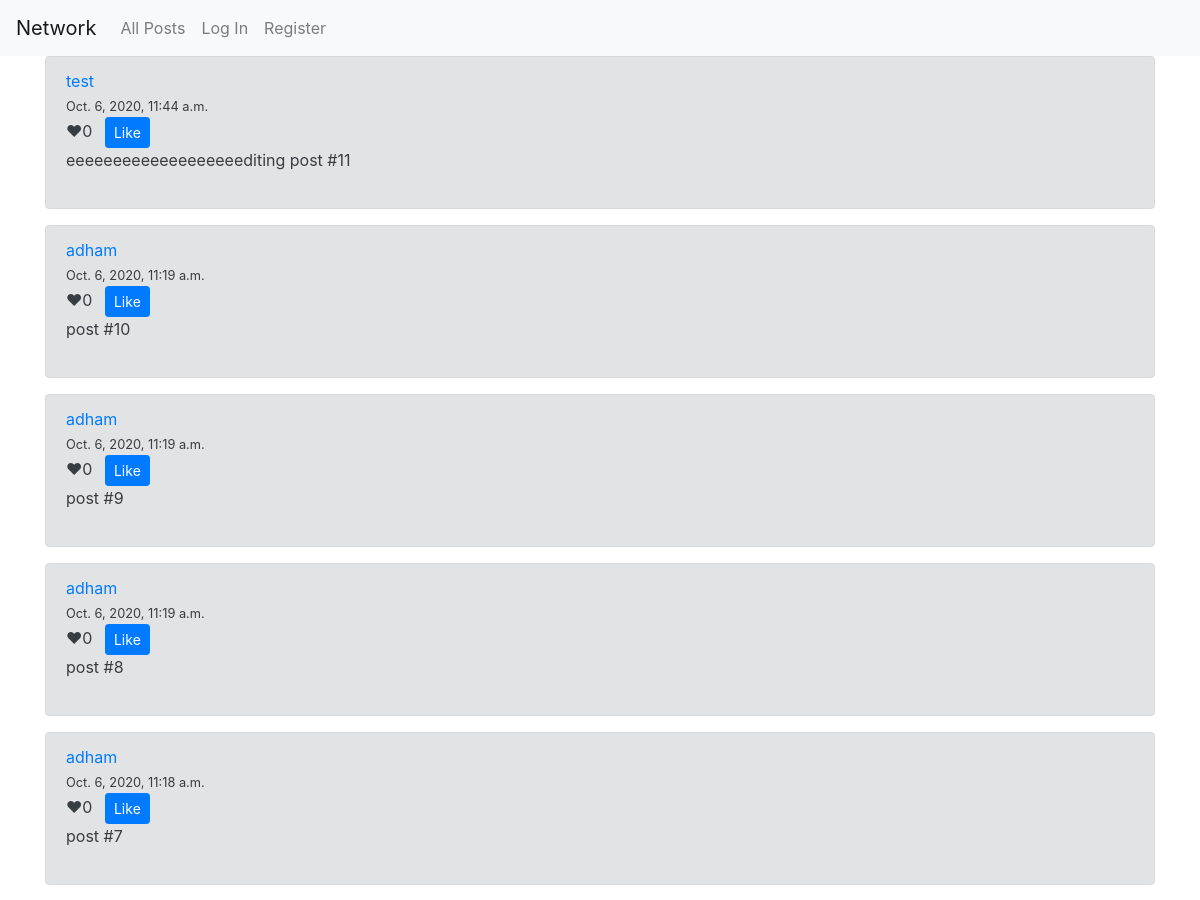
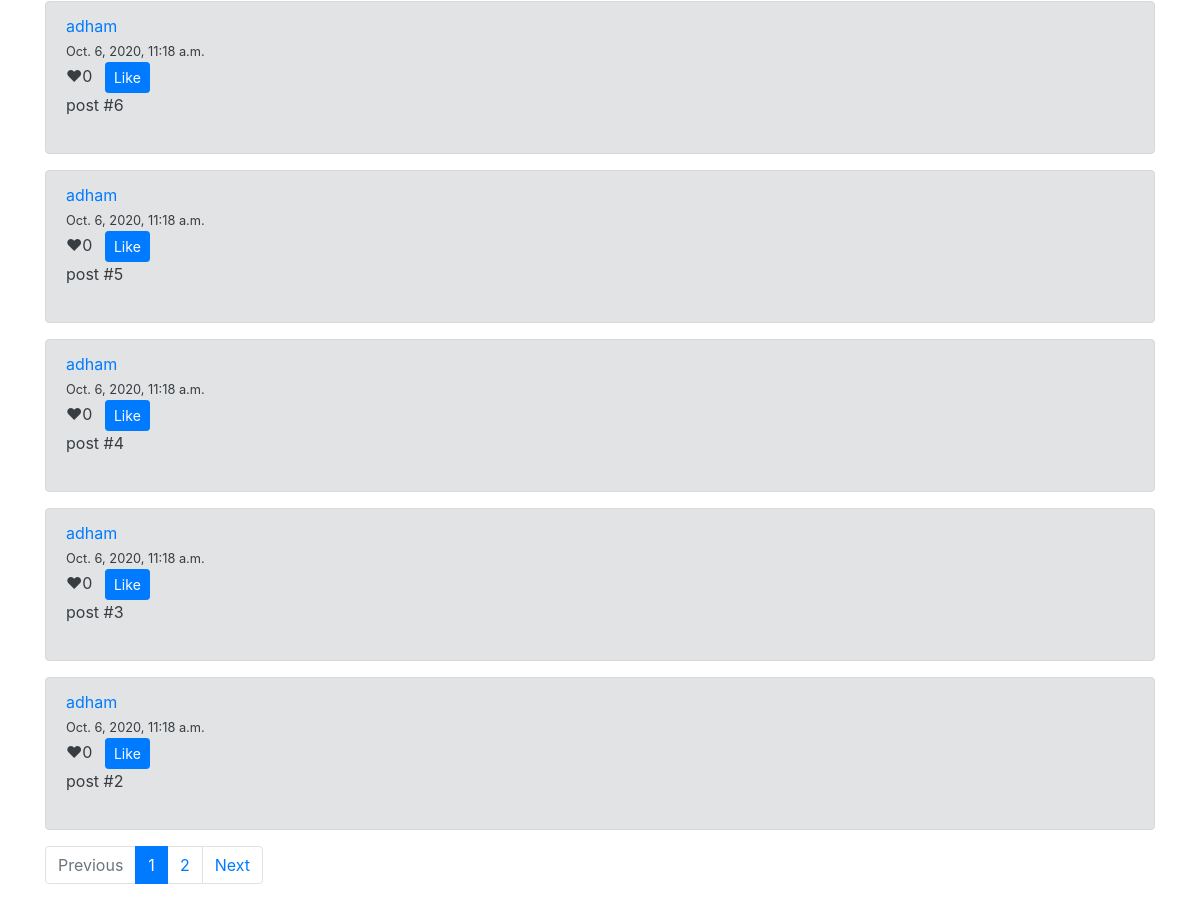
The page / on the database its author committed (2 pictures, top to bottom).
### network/models.py (models this page shows, shortened)
class Post(models.Model):
    text = models.TextField()
    date = models.DateTimeField(default=datetime.now)
    user = models.ForeignKey(User, related_name="posts", on_delete=models.CASCADE)
    likes = models.ManyToManyField(User, blank=True, related_name="likes")

class User(AbstractUser):
    def __str__(self):
        return f"{self.username}"

### network/views.py (the view)
# urls.py: path("", views.index, name="index"),
def index(request):
    return all_posts(request)

### network/utils.py (called while the page is built)
def paginate(posts, page_number=1):
    paginator = Paginator(posts, 10)
    page_obj = paginator.get_page(page_number)
    return {"paginator": paginator, "page_obj": page_obj, "posts": page_obj.object_list}

### network/views.py (called while the page is built)
def all_posts(request):
    posts = Post.objects.order_by("-date")
    num = request.GET.get("page", 1)
    posts_paginator = paginate(posts, num)
    return render(request, "network/all_posts.html",
                    {"paginator": posts_paginator["paginator"], "page_obj": posts_paginator["page_obj"], "posts": posts_paginator["posts"]})

### network/templates/network/all_posts.html (shortened to what this page needs)
{% extends "network/layout.html" %}
{% block body %}
        {% for post in posts %}
        <div class="alert alert-secondary" role="alert" id="post-{{ post.id }}">
            <a href={% url 'profile' post.user.username %}>{{ post.user }}</a>
            <br>
            <small>{{ post.date }}</small>
            <br>
            &#10084;<span id="post-{{ post.id }}-likes">{{ post.likes.all.count }}</span>
            {% if user in post.likes.all %}
                <button type="submit" class="btn btn-primary btn-sm ml-2 like_unlike_button">Unlike</button>
            {% else %}
                <button type="submit" class="btn btn-primary btn-sm ml-2 like_unlike_button">Like</button>
            {% endif %}
            <div class="post-{{post.id}}-text">
                {{ post.text }}
            </div>
            <br>
        </div>
    {% endfor %}
{% if page_obj %}
    <nav aria-label="Page navigation example">
  <ul class="pagination">
    {% if page_obj.has_previous %}
        <li class="page-item"><a class="page-link" href="?page={{ page_obj.previous_page_number }}">Previous</a></li>
    {% else %}
        <li class="page-item disabled">
            <span class="page-link">Previous</span>
        </li>
    {% endif %}
    {% for num in paginator.page_range %}
        {% if num == page_obj.number %}
            <li class="page-item active"><a class="page-link" href="?page={{ num }}">{{ num }}</a></li>
        {% else %}
            <li class="page-item"><a class="page-link" href="?page={{ num }}">{{ num }}</a></li>
        {% endif %}
    {% endfor %}
    {% if page_obj.has_next %}
        <li class="page-item"><a class="page-link" href="?page={{ page_obj.paginator.num_pages }}">Next</a></li>
    {% else %}
        <li class="page-item disabled">
            <span class="page-link">Next</span>
        </li>
    {% endif %}
  </ul>
    </nav>
{% else %}
    <h1>No posts.</h1>
{% endif %}
{% endblock %}

### network/templates/network/layout.html (shortened to what this page needs)
{% load static %}
<!DOCTYPE html>
<html lang="en">
    <head>
        <link rel="stylesheet" href="https://stackpath.bootstrapcdn.com/bootstrap/4.4.1/css/bootstrap.min.css">
        <link href="{% static 'network/styles.css' %}" rel="stylesheet">
    </head>
    <body>
        <nav class="navbar navbar-expand-lg navbar-light bg-light">
            <a class="navbar-brand" href="{% url 'index' %}">Network</a>
            <div>
              <ul class="navbar-nav mr-auto">
                <li class="nav-item">
                  <a class="nav-link" href="{% url 'all_posts' %}">All Posts</a>
                </li>
                {% if user.is_authenticated %}
                    <li class="nav-item">
                        <a class="nav-link" href="{% url 'following' %}">Following</a>
                    </li>
                    <li class="nav-item">
                        <a class="nav-link" href="{% url 'logout' %}">Log Out</a>
                    </li>
                {% else %}
                    <li class="nav-item">
                        <a class="nav-link" href="{% url 'login' %}">Log In</a>
                    </li>
                    <li class="nav-item">
                        <a class="nav-link" href="{% url 'register' %}">Register</a>
                    </li>
                {% endif %}
              </ul>
            </div>
          </nav>
        <div class="body container">
            {% block body %}
            {% endblock %}
        </div>
    </body>
</html>

### rows shown on the page
Post: user "test", date "Oct. 6, 2020, 11:44 a.m.", likes.all.count "0", shows "Like", text "eeeeeeeeeeeeeeeeeeediting post #11"
Post: user "adham", date "Oct. 6, 2020, 11:19 a.m.", likes.all.count "0", shows "Like", text "post #10"
Post: user "adham", date "Oct. 6, 2020, 11:19 a.m.", likes.all.count "0", shows "Like", text "post #9"
Post: user "adham", date "Oct. 6, 2020, 11:19 a.m.", likes.all.count "0", shows "Like", text "post #8"
Post: user "adham", date "Oct. 6, 2020, 11:18 a.m.", likes.all.count "0", shows "Like", text "post #7"
Post: user "adham", date "Oct. 6, 2020, 11:18 a.m.", likes.all.count "0", shows "Like", text "post #6"
Post: user "adham", date "Oct. 6, 2020, 11:18 a.m.", likes.all.count "0", shows "Like", text "post #5"
Post: user "adham", date "Oct. 6, 2020, 11:18 a.m.", likes.all.count "0", shows "Like", text "post #4"
Post: user "adham", date "Oct. 6, 2020, 11:18 a.m.", likes.all.count "0", shows "Like", text "post #3"
Post: user "adham", date "Oct. 6, 2020, 11:18 a.m.", likes.all.count "0", shows "Like", text "post #2"

### other values the page prints
{{ num }} "1"
{{ num }} "2"
